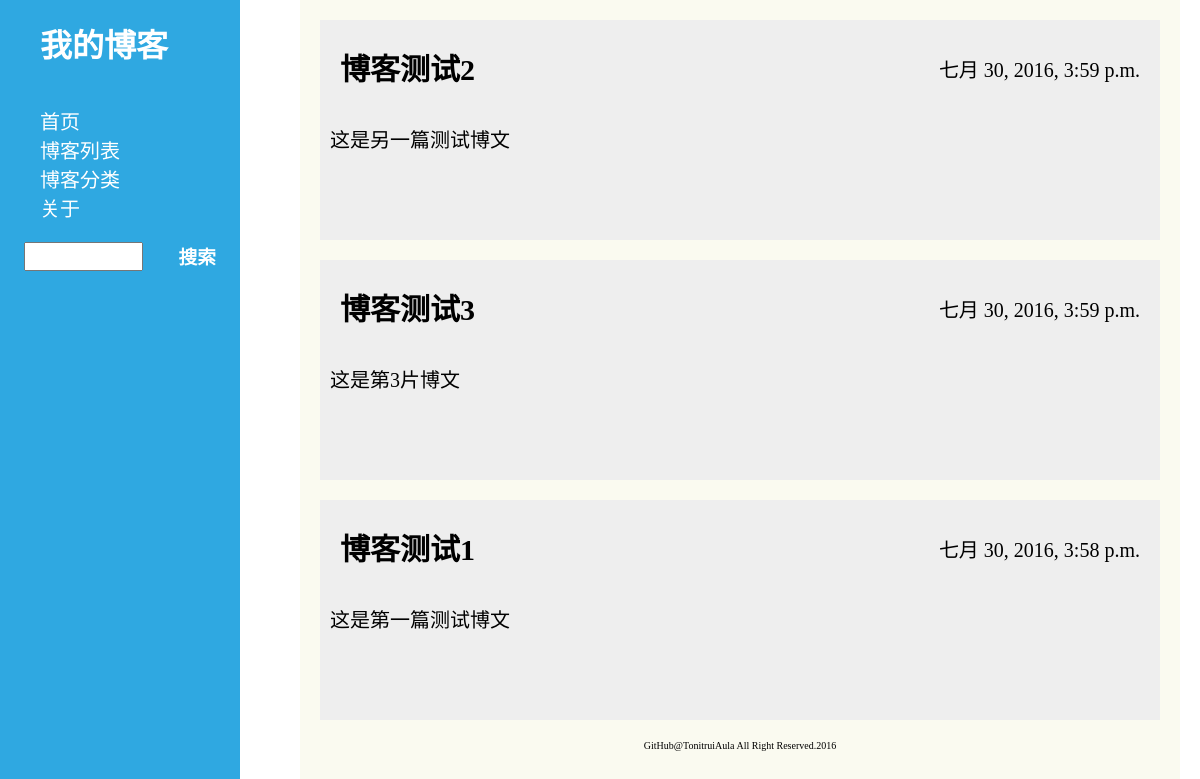
The app's page /, older data.
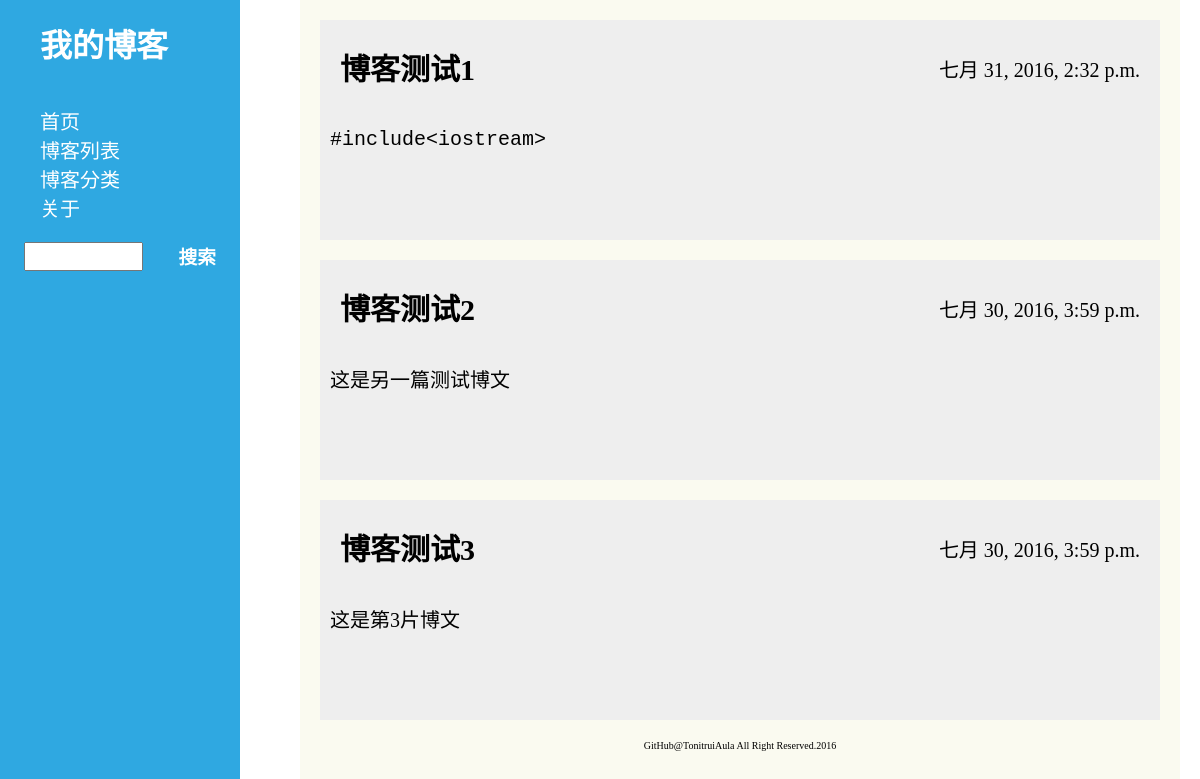
The same page, newer data.
### blog/models.py (models this page shows, shortened)
@python_2_unicode_compatible
class Article(models.Model):
	title = models.CharField(u'标题',max_length = 150)
	body = RichTextField(u'正文')
	date = models.DateTimeField(u'发布时间')
	category = models.ForeignKey(Category, verbose_name=u'分类')
	tags = models.ManyToManyField(Tag, verbose_name = u'标签',blank=True)

### blog/views.py (the view)
# urls.py: url(r'^$',views.index,name='index'),
def index(request):
	latest_articles_list = Article.objects.order_by('-date')
	if len(latest_articles_list)>5:
		latest_articles_list = latest_articles_list[-5:]
	category_list = Category.objects.order_by('-name')
	context = {
		'latest_articles_list' : latest_articles_list,
		'category_list' : category_list,
	}
	return render(request,'blogs/index.html',context)

### blog/templates/blogs/index.html (shortened to what this page needs)
<!DOCTYPE html>
<html>
<head>
<link rel="stylesheet" type="text/css" href="static/css/style.css"/>
</head>
<body>
	<div id="head">
		<h1>我的博客</h1>
		<ul>
			<li><a href="/">首页</a></li>
			<li><a href="/blog/allblogs">博客列表</a></li>
			<li><a href="/blog/cat">博客分类</a></li>
			<li><a href="/blog/about">关于</a></li>
		</ul>
		<div id="searcharea">
		    <form method="get" action=".">
		    	<input type="text" id="content"></input>
		    	<span><h3 id="search" onclick="submit()">搜索</h3></span>
		    </form>
		</div>
	</div>
	<div id="wrap">
		{% if latest_articles_list %}
		<ul>
			{% for article in latest_articles_list %}
			<li class="latestblog"><a href="/blog/{{article.id}}">
				<h2>{{article.title}}</h2></a>
				<span id="right">{{article.date}}</span>
				<div class="part">{{article.body|safe}}</div>
			</li>
			{% endfor %}
		</ul>
		{% endif %}
		<footer><a href="https://github.com/TonitruiAula">GitHub@TonitruiAula</a> All Right Reserved.2016</footer>
	</div>
</body>
</html>

Row changes from the older to the newer data that the page shows:
changed Article "博客测试1": date "七月 30, 2016, 3:58 p.m." → "七月 31, 2016, 2:32 p.m."; body "这是第一篇测试博文" → "#include<iostream>…"; moves up the list
